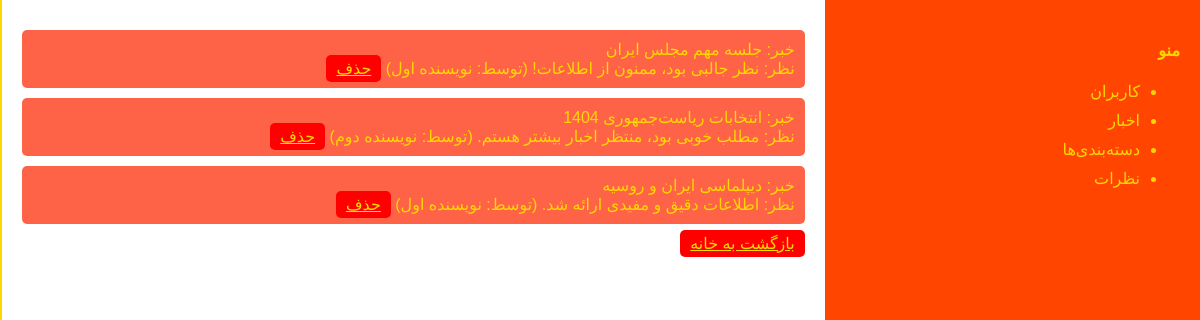
Screenshot of /admin/index.php?page=comments (signed in) with the database file from the repository.
### tables this page shows
CREATE TABLE comments (
    id INT AUTO_INCREMENT PRIMARY KEY,
    news_id INT,
    user_id INT,
    comment TEXT NOT NULL,
    date DATETIME DEFAULT CURRENT_TIMESTAMP,
    FOREIGN KEY (news_id) REFERENCES news(id),
    FOREIGN KEY (user_id) REFERENCES users(id)
);

CREATE TABLE news (
    id INT AUTO_INCREMENT PRIMARY KEY,
    title VARCHAR(100) NOT NULL,
    content TEXT NOT NULL,
    image VARCHAR(100),
    category_id INT,
    author_id INT,
    date DATETIME DEFAULT CURRENT_TIMESTAMP,
    status ENUM('pending', 'approved', 'rejected') DEFAULT 'pending',
    is_featured BOOLEAN DEFAULT 0,
    FOREIGN KEY (category_id) REFERENCES categories(id),
    FOREIGN KEY (author_id) REFERENCES users(id)
);

CREATE TABLE users (
    id INT AUTO_INCREMENT PRIMARY KEY,
    username VARCHAR(50) NOT NULL,
    password VARCHAR(50) NOT NULL,
    role ENUM('admin', 'writer') DEFAULT 'writer',
    full_name VARCHAR(100)
);

### admin/index.php (the view, shortened to what this page needs)
<?php
include '../includes/db.php';
?>
<!DOCTYPE html>
<html lang="fa" dir="rtl">
<head>
</head>
<body>
    <div class="row">
        <div class="sidebar">
            <h4>منو</h4>
            <ul class="nav flex-column">
                <li class="nav-item"><a href="?page=users" class="nav-link">کاربران</a></li>
                <li class="nav-item"><a href="?page=news" class="nav-link">اخبار</a></li>
                <li class="nav-item"><a href="?page=categories" class="nav-link">دسته‌بندی‌ها</a></li>
                <li class="nav-item"><a href="?page=comments" class="nav-link">نظرات</a></li>
            </ul>
        </div>
        <div class="content">
            <?php
            $page = $_GET['page'] ?? 'users';
            if ($page == 'users') {
                $result = $conn->query("SELECT * FROM users");
                while ($row = $result->fetch_assoc()) {
                    echo "<div class='card'>
                            " . $row['full_name'] . " (" . $row['role'] . ")
                            <a href='edit_user.php?id=" . $row['id'] . "' class='btn btn-warning'>ویرایش</a>
                            <a href='delete_user.php?id=" . $row['id'] . "' class='btn btn-danger'>حذف</a>
                          </div>";
                }
            } elseif ($page == 'comments') {
                $result = $conn->query("SELECT c.*, n.title, u.full_name FROM comments c JOIN news n ON c.news_id = n.id JOIN users u ON c.user_id = u.id");
                while ($row = $result->fetch_assoc()) {
                    echo "<div class='card'>
                            خبر: " . $row['title'] . "<br>نظر: " . $row['comment'] . " (توسط: " . $row['full_name'] . ")
                            <a href='delete_comment.php?id=" . $row['id'] . "' class='btn btn-danger'>حذف</a>
                          </div>";
                }
            }
            ?>
            <a href="../index.php" class="btn" style="margin-top: 20px;">بازگشت به خانه</a>
        </div>
    </div>
</body>
</html>

### admin/index.php (style rules this page uses)
body { font-family: Arial, sans-serif; background-color: #FFF5E1; margin: 0; padding: 0; color: #333; }
.row { display: flex; height: 100vh; }
.sidebar { background: #FF4500; padding: 20px; width: 30%; color: #FFD700; }
.nav-item { margin: 10px 0; }
.nav-link { color: #FFD700; text-decoration: none; }
.content { padding: 20px; width: 70%; background: #FFFFFF; border-left: 2px solid #FFD700; }
.card { background: #FF6347; padding: 10px; margin: 10px 0; border-radius: 5px; color: #FFD700; }
.btn { background-color: #FF0000; color: #FFD700; border: none; padding: 5px 10px; border-radius: 5px; cursor: pointer; transition: background-color 0.3s; margin-left: 5px; }

### rows the page displays
comments: news.title "جلسه مهم مجلس ایران", comment "نظر جالبی بود، ممنون از اطلاعات!", user.full_name "نویسنده اول"
comments: news.title "انتخابات ریاست‌جمهوری 1404", comment "مطلب خوبی بود، منتظر اخبار بیشتر هستم.", user.full_name "نویسنده دوم"
comments: news.title "دیپلماسی ایران و روسیه", comment "اطلاعات دقیق و مفیدی ارائه شد.", user.full_name "نویسنده اول"
